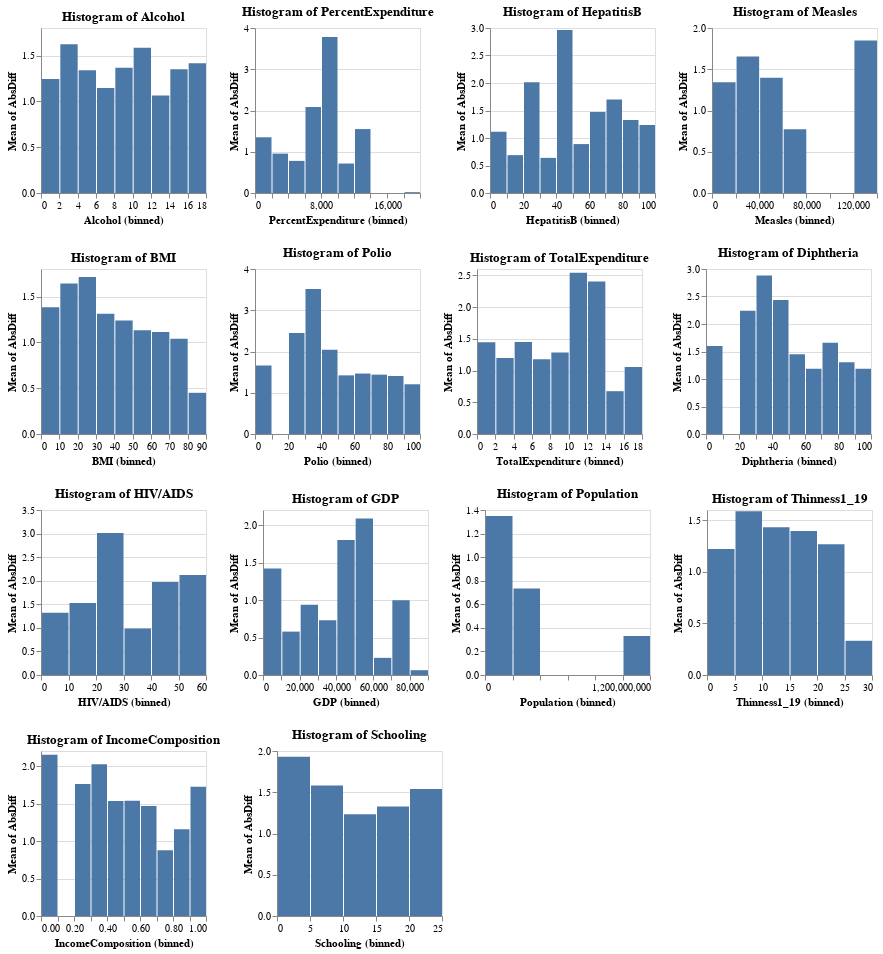

The cell this chart's notebook holds for it:
### Markdown cell above
## Numeric Variables

### Code cell
# create lists
lst_of_charts = []
all_columns = test.select_dtypes(include=np.number).columns.tolist()
response_columns = ['LifeExpectancy','Predictions','Difference','AbsDiff']
columns = [col for col in all_columns if col not in response_columns]
# create charts
for col in columns:
    chart = alt.Chart(test, title='Histogram of '+str(col)).mark_bar().encode(
        alt.X(col,bin=True),
        y='mean(AbsDiff):Q'
    ).properties(
        width=165,
        height=165
    )
    lst_of_charts.append(chart)
# output charts
alt.vconcat((lst_of_charts[0]|lst_of_charts[1]|lst_of_charts[2]|lst_of_charts[3]),
            (lst_of_charts[4]|lst_of_charts[5]|lst_of_charts[6]|lst_of_charts[7]),
            (lst_of_charts[8]|lst_of_charts[9]|lst_of_charts[10]|lst_of_charts[11]),
            (lst_of_charts[12]|lst_of_charts[13]))

### Figure 1 — Vega-Lite specification as saved in the notebook (floating-point values rounded to 4 significant figures; data arrays with more than 128 entries replaced by an {"elided": "..."} marker saying what was removed)
{"config": {"view": {"continuousWidth": 400, "continuousHeight": 300}}, "vconcat": [{"hconcat": [{"mark": "bar", "encoding": {"x": {"type": "quantitative", "bin": true, "field": "Alcohol"}, "y": {"type": "quantitative", "aggregate": "mean", "field": "AbsDiff"}}, "height": 165, "title": "Histogram of Alcohol", "width": 165}, {"mark": "bar", "encoding": {"x": {"type": "quantitative", "bin": true, "field": "PercentExpenditure"}, "y": {"type": "quantitative", "aggregate": "mean", "field": "AbsDiff"}}, "height": 165, "title": "Histogram of PercentExpenditure", "width": 165}, {"mark": "bar", "encoding": {"x": {"type": "quantitative", "bin": true, "field": "HepatitisB"}, "y": {"type": "quantitative", "aggregate": "mean", "field": "AbsDiff"}}, "height": 165, "title": "Histogram of HepatitisB", "width": 165}, {"mark": "bar", "encoding": {"x": {"type": "quantitative", "bin": true, "field": "Measles"}, "y": {"type": "quantitative", "aggregate": "mean", "field": "AbsDiff"}}, "height": 165, "title": "Histogram of Measles", "width": 165}]}, {"hconcat": [{"mark": "bar", "encoding": {"x": {"type": "quantitative", "bin": true, "field": "BMI"}, "y": {"type": "quantitative", "aggregate": "mean", "field": "AbsDiff"}}, "height": 165, "title": "Histogram of BMI", "width": 165}, {"mark": "bar", "encoding": {"x": {"type": "quantitative", "bin": true, "field": "Polio"}, "y": {"type": "quantitative", "aggregate": "mean", "field": "AbsDiff"}}, "height": 165, "title": "Histogram of Polio", "width": 165}, {"mark": "bar", "encoding": {"x": {"type": "quantitative", "bin": true, "field": "TotalExpenditure"}, "y": {"type": "quantitative", "aggregate": "mean", "field": "AbsDiff"}}, "height": 165, "title": "Histogram of TotalExpenditure", "width": 165}, {"mark": "bar", "encoding": {"x": {"type": "quantitative", "bin": true, "field": "Diphtheria"}, "y": {"type": "quantitative", "aggregate": "mean", "field": "AbsDiff"}}, "height": 165, "title": "Histogram of Diphtheria", "width": 165}]}, {"hconcat": [{"mark": "bar", "encoding": {"x": {"type": "quantitative", "bin": true, "field": "HIV/AIDS"}, "y": {"type": "quantitative", "aggregate": "mean", "field": "AbsDiff"}}, "height": 165, "title": "Histogram of HIV/AIDS", "width": 165}, {"mark": "bar", "encoding": {"x": {"type": "quantitative", "bin": true, "field": "GDP"}, "y": {"type": "quantitative", "aggregate": "mean", "field": "AbsDiff"}}, "height": 165, "title": "Histogram of GDP", "width": 165}, {"mark": "bar", "encoding": {"x": {"type": "quantitative", "bin": true, "field": "Population"}, "y": {"type": "quantitative", "aggregate": "mean", "field": "AbsDiff"}}, "height": 165, "title": "Histogram of Population", "width": 165}, {"mark": "bar", "encoding": {"x": {"type": "quantitative", "bin": true, "field": "Thinness1_19"}, "y": {"type": "quantitative", "aggregate": "mean", "field": "AbsDiff"}}, "height": 165, "title": "Histogram of Thinness1_19", "width": 165}]}, {"hconcat": [{"mark": "bar", "encoding": {"x": {"type": "quantitative", "bin": true, "field": "IncomeComposition"}, "y": {"type": "quantitative", "aggregate": "mean", "field": "AbsDiff"}}, "height": 165, "title": "Histogram of IncomeComposition", "width": 165}, {"mark": "bar", "encoding": {"x": {"type": "quantitative", "bin": true, "field": "Schooling"}, "y": {"type": "quantitative", "aggregate": "mean", "field": "AbsDiff"}}, "height": 165, "title": "Histogram of Schooling", "width": 165}]}], "data": {"name": "data-51afe19f50165910d0d4abe51b06f176"}, "$schema": "https://vega.github.io/schema/vega-lite/v4.8.1.json", "datasets": {"data-51afe19f50165910d0d4abe51b06f176": {"elided": "734 records"}}}
